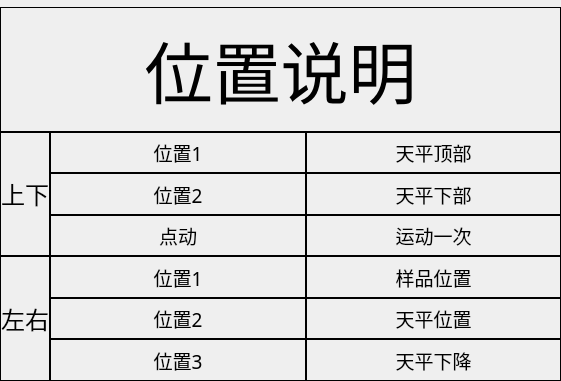
  <widget class="QWidget" name="layoutWidget">
   <property name="geometry">
    <rect>
     <x>1040</x>
     <y>300</y>
     <width>561</width>
     <height>381</height>
    </rect>
   </property>
   <layout class="QGridLayout" name="gridLayout">
    <property name="sizeConstraint">
     <enum>QLayout::SetMinAndMaxSize</enum>
    </property>
    <property name="leftMargin">
     <number>0</number>
    </property>
    <property name="topMargin">
     <number>7</number>
    </property>
    <property name="rightMargin">
     <number>0</number>
    </property>
    <property name="bottomMargin">
     <number>0</number>
    </property>
    <property name="spacing">
     <number>0</number>
    </property>
    <item row="1" column="0">
     <widget class="QLabel" name="label_2">
      <property name="sizePolicy">
       <sizepolicy hsizetype="Fixed" vsizetype="Minimum">
        <horstretch>0</horstretch>
        <verstretch>0</verstretch>
       </sizepolicy>
      </property>
      <property name="font">
       <font>
        <family>楷体</family>
        <pointsize>18</pointsize>
        <weight>50</weight>
        <italic>false</italic>
        <bold>false</bold>
       </font>
      </property>
      <property name="frameShape">
       <enum>QFrame::Box</enum>
      </property>
      <property name="text">
       <string>上下</string>
      </property>
      <property name="alignment">
       <set>Qt::AlignCenter</set>
      </property>
     </widget>
    </item>
    <item row="2" column="0">
     <widget class="QLabel" name="label_6">
      <property name="font">
       <font>
        <family>楷体</family>
        <pointsize>18</pointsize>
        <weight>50</weight>
        <italic>false</italic>
        <bold>false</bold>
       </font>
      </property>
      <property name="frameShape">
       <enum>QFrame::Box</enum>
      </property>
      <property name="text">
       <string>左右</string>
      </property>
      <property name="alignment">
       <set>Qt::AlignCenter</set>
      </property>
     </widget>
    </item>
    <item row="2" column="1">
     <layout class="QGridLayout" name="gridLayout_3">
      <item row="0" column="0">
       <widget class="QLabel" name="label_13">
        <property name="sizePolicy">
         <sizepolicy hsizetype="Preferred" vsizetype="Preferred">
          <horstretch>0</horstretch>
          <verstretch>0</verstretch>
         </sizepolicy>
        </property>
        <property name="font">
         <font>
          <family>隶书</family>
          <pointsize>14</pointsize>
          <weight>50</weight>
          <italic>false</italic>
          <bold>false</bold>
         </font>
        </property>
        <property name="frameShape">
         <enum>QFrame::Box</enum>
        </property>
        <property name="text">
         <string>位置1</string>
        </property>
        <property name="alignment">
         <set>Qt::AlignCenter</set>
        </property>
        <property name="wordWrap">
         <bool>true</bool>
        </property>
        <property name="margin">
         <number>5</number>
        </property>
        <property name="indent">
         <number>0</number>
        </property>
        <property name="openExternalLinks">
         <bool>false</bool>
        </property>
        <property name="textInteractionFlags">
         <set>Qt::NoTextInteraction</set>
        </property>
       </widget>
      </item>
      <item row="0" column="1">
       <widget class="QLabel" name="label_14">
        <property name="sizePolicy">
         <sizepolicy hsizetype="Preferred" vsizetype="Preferred">
          <horstretch>0</horstretch>
          <verstretch>0</verstretch>
         </sizepolicy>
        </property>
        <property name="font">
         <font>
          <family>隶书</family>
          <pointsize>14</pointsize>
          <weight>50</weight>
          <italic>false</italic>
          <bold>false</bold>
         </font>
        </property>
        <property name="frameShape">
         <enum>QFrame::Box</enum>
        </property>
        <property name="text">
         <string>样品位置</string>
        </property>
        <property name="alignment">
         <set>Qt::AlignCenter</set>
        </property>
        <property name="wordWrap">
         <bool>true</bool>
        </property>
        <property name="margin">
         <number>5</number>
        </property>
        <property name="indent">
         <number>0</number>
        </property>
        <property name="openExternalLinks">
         <bool>false</bool>
        </property>
        <property name="textInteractionFlags">
         <set>Qt::NoTextInteraction</set>
        </property>
       </widget>
      </item>
      <item row="1" column="0">
       <widget class="QLabel" name="label_15">
        <property name="font">
         <font>
          <family>隶书</family>
          <pointsize>14</pointsize>
          <weight>50</weight>
          <italic>false</italic>
          <bold>false</bold>
         </font>
        </property>
        <property name="frameShape">
         <enum>QFrame::Box</enum>
        </property>
        <property name="text">
         <string>位置2</string>
        </property>
        <property name="alignment">
         <set>Qt::AlignCenter</set>
        </property>
        <property name="wordWrap">
         <bool>true</bool>
        </property>
        <property name="margin">
         <number>5</number>
        </property>
        <property name="indent">
         <number>0</number>
        </property>
        <property name="openExternalLinks">
         <bool>false</bool>
        </property>
        <property name="textInteractionFlags">
         <set>Qt::NoTextInteraction</set>
        </property>
       </widget>
      </item>
      <item row="2" column="0">
       <widget class="QLabel" name="label_20">
        <property name="font">
         <font>
          <family>隶书</family>
          <pointsize>14</pointsize>
          <weight>50</weight>
          <italic>false</italic>
          <bold>false</bold>
         </font>
        </property>
        <property name="frameShape">
         <enum>QFrame::Box</enum>
        </property>
        <property name="text">
         <string>位置3</string>
        </property>
        <property name="alignment">
         <set>Qt::AlignCenter</set>
        </property>
        <property name="wordWrap">
         <bool>true</bool>
        </property>
        <property name="margin">
         <number>5</number>
        </property>
        <property name="indent">
         <number>0</number>
        </property>
        <property name="openExternalLinks">
         <bool>false</bool>
        </property>
        <property name="textInteractionFlags">
         <set>Qt::NoTextInteraction</set>
        </property>
       </widget>
      </item>
      <item row="2" column="1">
       <widget class="QLabel" name="label_21">
        <property name="font">
         <font>
          <family>隶书</family>
          <pointsize>14</pointsize>
          <weight>50</weight>
          <italic>false</italic>
          <bold>false</bold>
         </font>
        </property>
        <property name="frameShape">
         <enum>QFrame::Box</enum>
        </property>
        <property name="text">
         <string>天平下降</string>
        </property>
        <property name="alignment">
         <set>Qt::AlignCenter</set>
        </property>
        <property name="wordWrap">
         <bool>true</bool>
        </property>
        <property name="margin">
         <number>5</number>
        </property>
        <property name="indent">
         <number>0</number>
        </property>
        <property name="openExternalLinks">
         <bool>false</bool>
        </property>
        <property name="textInteractionFlags">
         <set>Qt::NoTextInteraction</set>
        </property>
       </widget>
      </item>
      <item row="1" column="1">
       <widget class="QLabel" name="label_17">
        <property name="font">
         <font>
          <family>隶书</family>
          <pointsize>14</pointsize>
          <weight>50</weight>
          <italic>false</italic>
          <bold>false</bold>
         </font>
        </property>
        <property name="frameShape">
         <enum>QFrame::Box</enum>
        </property>
        <property name="text">
         <string>天平位置</string>
        </property>
        <property name="alignment">
         <set>Qt::AlignCenter</set>
        </property>
        <property name="wordWrap">
         <bool>true</bool>
        </property>
        <property name="margin">
         <number>5</number>
        </property>
        <property name="indent">
         <number>0</number>
        </property>
        <property name="openExternalLinks">
         <bool>false</bool>
        </property>
        <property name="textInteractionFlags">
         <set>Qt::NoTextInteraction</set>
        </property>
       </widget>
      </item>
     </layout>
    </item>
    <item row="1" column="1">
     <layout class="QGridLayout" name="gridLayout_2">
      <property name="leftMargin">
       <number>0</number>
      </property>
      <property name="topMargin">
       <number>0</number>
      </property>
      <property name="rightMargin">
       <number>0</number>
      </property>
      <item row="0" column="0">
       <widget class="QLabel" name="label_4">
        <property name="sizePolicy">
         <sizepolicy hsizetype="Preferred" vsizetype="Preferred">
          <horstretch>0</horstretch>
          <verstretch>0</verstretch>
         </sizepolicy>
        </property>
        <property name="font">
         <font>
          <family>隶书</family>
          <pointsize>14</pointsize>
          <weight>50</weight>
          <italic>false</italic>
          <bold>false</bold>
         </font>
        </property>
        <property name="frameShape">
         <enum>QFrame::Box</enum>
        </property>
        <property name="text">
         <string>位置1</string>
        </property>
        <property name="alignment">
         <set>Qt::AlignCenter</set>
        </property>
        <property name="wordWrap">
         <bool>true</bool>
        </property>
        <property name="margin">
         <number>5</number>
        </property>
        <property name="indent">
         <number>0</number>
        </property>
        <property name="openExternalLinks">
         <bool>false</bool>
        </property>
        <property name="textInteractionFlags">
         <set>Qt::NoTextInteraction</set>
        </property>
       </widget>
      </item>
      <item row="2" column="0">
       <widget class="QLabel" name="label_11">
        <property name="font">
         <font>
          <family>隶书</family>
          <pointsize>14</pointsize>
          <weight>50</weight>
          <italic>false</italic>
          <bold>false</bold>
         </font>
        </property>
        <property name="frameShape">
         <enum>QFrame::Box</enum>
        </property>
        <property name="text">
         <string>点动</string>
        </property>
        <property name="alignment">
         <set>Qt::AlignCenter</set>
        </property>
        <property name="wordWrap">
         <bool>true</bool>
        </property>
        <property name="margin">
         <number>5</number>
        </property>
        <property name="indent">
         <number>0</number>
        </property>
        <property name="openExternalLinks">
         <bool>false</bool>
        </property>
        <property name="textInteractionFlags">
         <set>Qt::NoTextInteraction</set>
        </property>
       </widget>
      </item>
      <item row="0" column="1">
       <widget class="QLabel" name="label_7">
        <property name="sizePolicy">
         <sizepolicy hsizetype="Preferred" vsizetype="Preferred">
          <horstretch>0</horstretch>
          <verstretch>0</verstretch>
         </sizepolicy>
        </property>
        <property name="font">
         <font>
          <family>隶书</family>
          <pointsize>14</pointsize>
          <weight>50</weight>
          <italic>false</italic>
          <bold>false</bold>
         </font>
        </property>
        <property name="frameShape">
         <enum>QFrame::Box</enum>
        </property>
        <property name="text">
         <string>天平顶部</string>
        </property>
        <property name="alignment">
         <set>Qt::AlignCenter</set>
        </property>
        <property name="wordWrap">
         <bool>true</bool>
        </property>
        <property name="margin">
         <number>5</number>
        </property>
        <property name="indent">
         <number>0</number>
        </property>
        <property name="openExternalLinks">
         <bool>false</bool>
        </property>
        <property name="textInteractionFlags">
         <set>Qt::NoTextInteraction</set>
        </property>
       </widget>
      </item>
      <item row="1" column="0">
       <widget class="QLabel" name="label_9">
        <property name="font">
         <font>
          <family>隶书</family>
          <pointsize>14</pointsize>
          <weight>50</weight>
          <italic>false</italic>
          <bold>false</bold>
         </font>
        </property>
        <property name="frameShape">
         <enum>QFrame::Box</enum>
        </property>
        <property name="text">
         <string>位置2</string>
        </property>
        <property name="alignment">
         <set>Qt::AlignCenter</set>
        </property>
        <property name="wordWrap">
         <bool>true</bool>
        </property>
        <property name="margin">
         <number>5</number>
        </property>
        <property name="indent">
         <number>0</number>
        </property>
        <property name="openExternalLinks">
         <bool>false</bool>
        </property>
        <property name="textInteractionFlags">
         <set>Qt::NoTextInteraction</set>
        </property>
       </widget>
      </item>
      <item row="2" column="1">
       <widget class="QLabel" name="label_12">
        <property name="font">
         <font>
          <family>隶书</family>
          <pointsize>14</pointsize>
          <weight>50</weight>
          <italic>false</italic>
          <bold>false</bold>
         </font>
        </property>
        <property name="frameShape">
         <enum>QFrame::Box</enum>
        </property>
        <property name="text">
         <string>运动一次</string>
        </property>
        <property name="alignment">
         <set>Qt::AlignCenter</set>
        </property>
        <property name="wordWrap">
         <bool>true</bool>
        </property>
        <property name="margin">
         <number>5</number>
        </property>
        <property name="indent">
         <number>0</number>
        </property>
        <property name="openExternalLinks">
         <bool>false</bool>
        </property>
        <property name="textInteractionFlags">
         <set>Qt::NoTextInteraction</set>
        </property>
       </widget>
      </item>
      <item row="1" column="1">
       <widget class="QLabel" name="label_10">
        <property name="font">
         <font>
          <family>隶书</family>
          <pointsize>14</pointsize>
          <weight>50</weight>
          <italic>false</italic>
          <bold>false</bold>
         </font>
        </property>
        <property name="frameShape">
         <enum>QFrame::Box</enum>
        </property>
        <property name="text">
         <string>天平下部</string>
        </property>
        <property name="alignment">
         <set>Qt::AlignCenter</set>
        </property>
        <property name="wordWrap">
         <bool>true</bool>
        </property>
        <property name="margin">
         <number>5</number>
        </property>
        <property name="indent">
         <number>0</number>
        </property>
        <property name="openExternalLinks">
         <bool>false</bool>
        </property>
        <property name="textInteractionFlags">
         <set>Qt::NoTextInteraction</set>
        </property>
       </widget>
      </item>
     </layout>
    </item>
    <item row="0" column="0" colspan="2">
     <widget class="QLabel" name="label">
      <property name="font">
       <font>
        <family>隶书</family>
        <pointsize>51</pointsize>
        <weight>50</weight>
        <italic>false</italic>
        <bold>false</bold>
       </font>
      </property>
      <property name="layoutDirection">
       <enum>Qt::RightToLeft</enum>
      </property>
      <property name="frameShape">
       <enum>QFrame::Box</enum>
      </property>
      <property name="text">
       <string>位置说明</string>
      </property>
      <property name="alignment">
       <set>Qt::AlignCenter</set>
      </property>
     </widget>
    </item>
   </layout>
  </widget>
